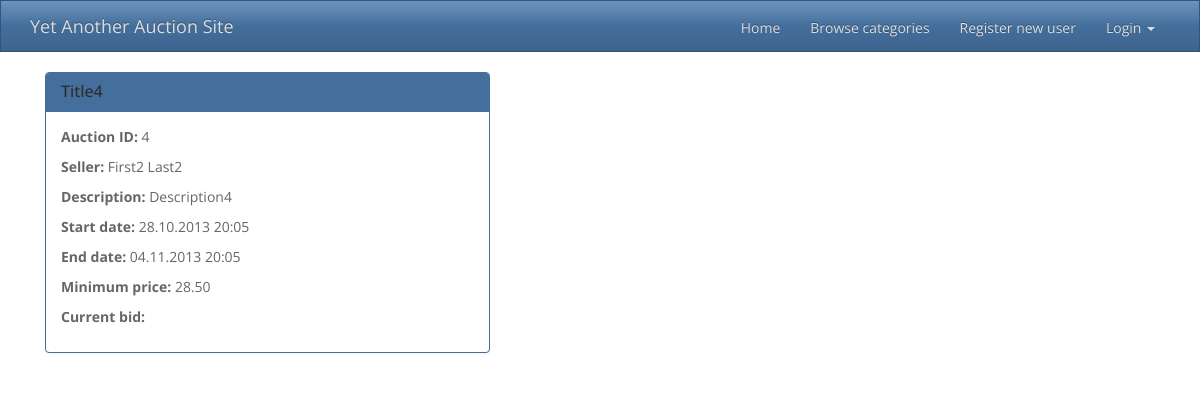
Page /YAAS/view_auction/4/ on the earlier database version.
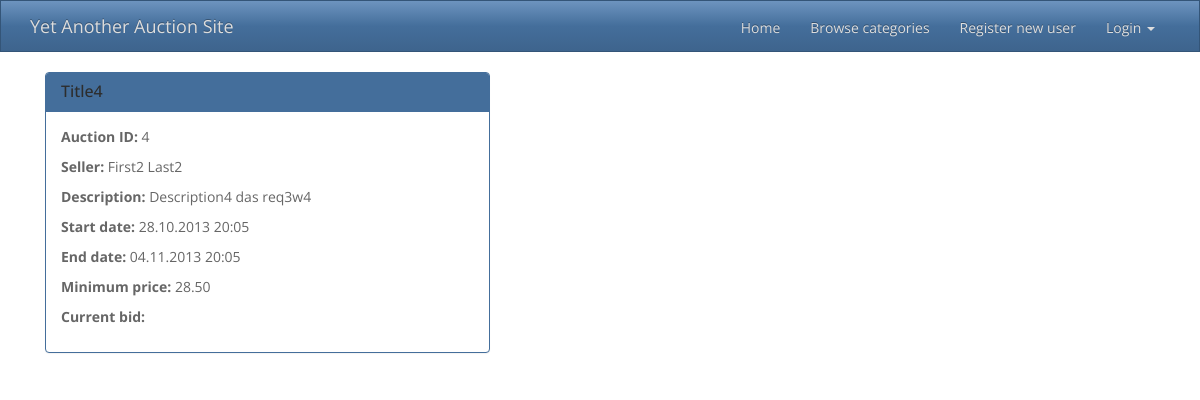
Same page on the later database version.
### YAAS_app/models.py (models this page shows)
class Auction(models.Model):
    id = models.AutoField(primary_key=True)
    seller = models.ForeignKey(User, related_name='seller')
    title = models.CharField(max_length=30)
    description = models.TextField()
    start_date = models.DateTimeField(auto_now_add=True)
    updated_date = models.DateTimeField(auto_now=True)
    end_date = models.DateTimeField()
    minimum_price = models.DecimalField(max_digits=16, decimal_places=2)
    current_bid = models.DecimalField(max_digits=16, decimal_places=2, null=True)
    bidder = models.ForeignKey(User, related_name='bidder', null=True)
    @classmethod
    def getById(cls, auction_id):
        try:
            a = cls.objects.get(id=auction_id)
        except ObjectDoesNotExist:
            a = None
        return a

### YAAS_app/views.py (the view)
def view_auction(request, id):
    auction = Auction.getById(id)
    if auction:
        template = "view_auction.html"
        context = {"auction": auction}
        return render_to_response(template, context, context_instance=RequestContext(request))
    else:
        template = "message.html"
        context = {"message": "Auction not found"}
        return render_to_response(template, context, context_instance=RequestContext(request))

### templates/view_auction.html (shortened to what this page needs)
{% extends "base.html" %}
{% block content %}
    <div class="col-md-5">
        <div class="panel panel-primary">
            <div class="panel-heading">
                <h3 class="panel-title">{{ auction.title }}</h3>
            </div>
            <div class="panel-body">
                <p><b>Auction ID:</b> {{ auction.id }}</p>
                <p><b>Seller:</b> {{ auction.seller.get_full_name }}</p>
                <p><b>Description:</b> {{ auction.description }}</p>
                <p><b>Start date:</b> {{ auction.start_date|date:"d.m.Y H:i" }}</p>
                <p><b>End date:</b> {{ auction.end_date|date:"d.m.Y H:i" }}</p>
                <p><b>Minimum price:</b> {{ auction.minimum_price|floatformat:2 }}</p>
                <p><b>Current bid:</b> {{ auction.current_bid|floatformat:2 }}</p>
            </div>
        </div>
    </div>
{% endblock %}

Differences in the rows shown:
changed Auction "Title4": description "Description4" → "Description4 das req3w4"
